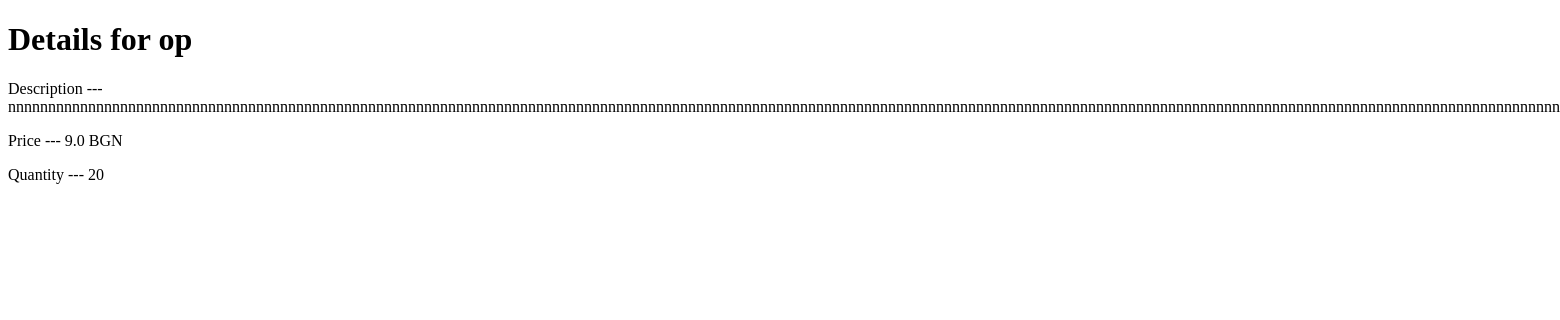
/shop/detail/product/2/ (signed in), run on an earlier commit of the app's database.
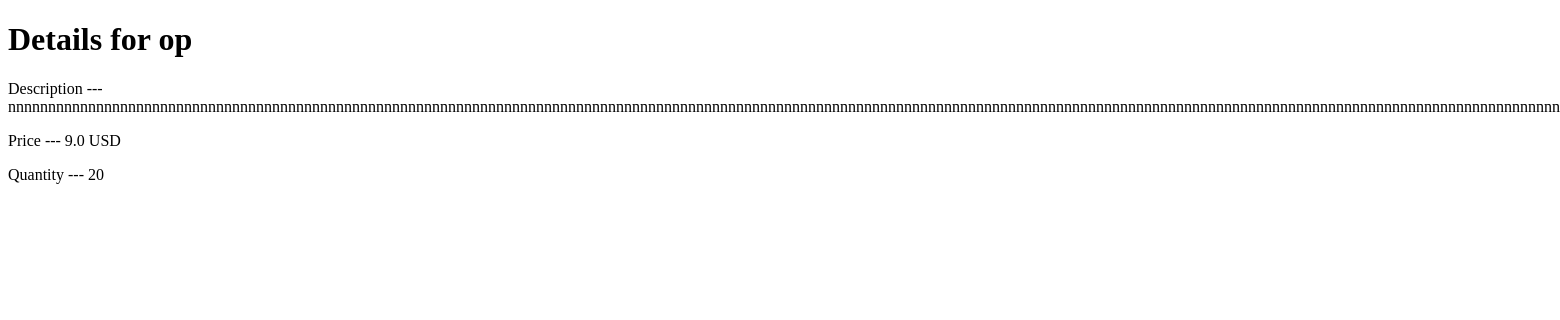
And on a later commit of the database.
### shop/models.py (models this page shows, shortened)
class Product(models.Model):
    user = models.ForeignKey(User, on_delete=models.CASCADE)
    product_stripe_id = models.CharField(max_length=200, null=True)
    name = models.CharField(max_length=200)
    description = models.CharField(max_length=2000)
    price = models.FloatField(default=0)
    currency = models.CharField(max_length=200)
    total_quantity = models.IntegerField(default=0)

### shop/views.py (the view)
# urls.py: path("detail/product/<int:product_id>/", views.detail_product, name="detail_product"),
def detail_product(request, product_id):
    user = get_session_user(request)
    check_stripe_id(request)
    product = get_object_or_404(Product, id=product_id)
    """if product.user_id == user.id:
        can_pay = None
    else:
        can_pay = True"""
    return render(request, "shop/detail_product.html", {"product": product})

### shop/views.py (called while the page is built)
def get_session_user(request):
    user_id = request.session.get("user_id")
    if not user_id:
        raise ValueError("You are not logged or don't have permission")
    else:
        user = User.objects.get(pk=user_id)
        return user

def check_stripe_id(request):
    user = get_session_user(request)
    try:
        stripe_data = StripeData.objects.get(user=user)
        n = stripe.Account.retrieve(stripe_data.stripe_id, STRIPE_SECRET_KEY)
        stripe_id = n.id
    except Exception:
        stripe_id = None
    return stripe_id

### shop/templates/shop/detail_product.html (shortened to what this page needs)
{% extends "base.html" %}
{% block content %}
<h1>Details for {{ product.name }}</h1>
<p>Description --- {{product.description}}</p>
<p>Price --- {{product.price}} {{product.currency}}</p>
<p>Quantity --- {{product.total_quantity}}</p>
{% endblock content %}

### shop/templates/base.html (shortened to what this page needs)
<!DOCTYPE html>
<html lang="en">
<head>
</head>
<body>
    {% block content %}{% endblock content%}
</body>
</html>

What changed in the data, as far as the page shows it:
changed Product "op": currency "BGN" → "USD"
